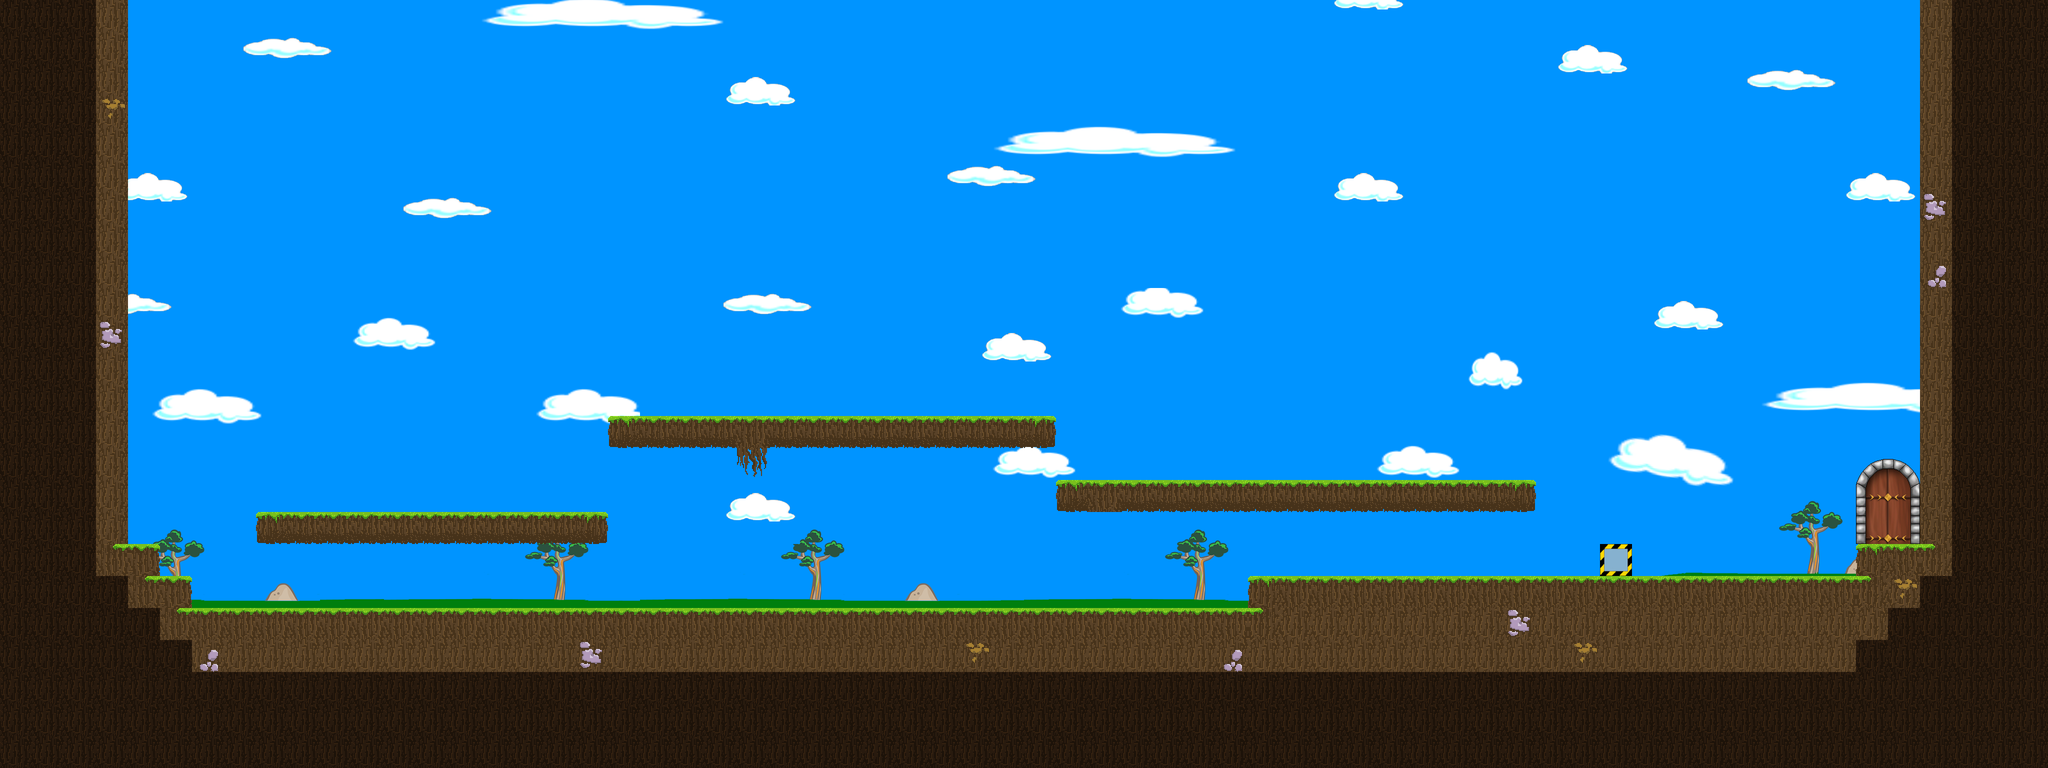

This is a level from a 2D game, rendered from its Tiled map with the project's own tilesets. A one-line summary and the map file follow, with tile-layer data summarised:
An orthogonal 64x24 tile map with 64x64 px tiles, 7 tile layers (Hintergrund, Laufebene, Open gate, Gate, ...), 7 tilesets.

<map version="1.0" orientation="orthogonal" renderorder="right-down" width="64" height="24" tilewidth="64" tileheight="64">
 <tileset firstgid="1" name="Rohre" tilewidth="64" tileheight="64">
  <image source="Rohre.png" trans="0000ff" width="256" height="256" />
 </tileset>
 <tileset firstgid="17" name="Maschinen" tilewidth="64" tileheight="64">
  <image source="Maschinen.png" trans="0000ff" width="256" height="256" />
 </tileset>
 <tileset firstgid="33" name="Metallobjekte" tilewidth="64" tileheight="64">
  <image source="Metallobjekte.png" trans="0000ff" width="256" height="256" />
 </tileset>
 <tileset firstgid="49" name="Ampeln" tilewidth="64" tileheight="64">
  <image source="Ampeln.png" width="128" height="128" />
 </tileset>
 <tileset firstgid="53" name="Laufebenen" tilewidth="64" tileheight="64">
  <image source="Laufebenen.png" trans="0000ff" width="256" height="256" />
 </tileset>
 <tileset firstgid="69" name="Hintergrund" tilewidth="64" tileheight="64">
  <image source="Hintergrund.png" trans="0000ff" width="2048" height="1024" />
 </tileset>
 <tileset firstgid="581" name="gate" tilewidth="64" tileheight="64">
  <image source="gate.png" trans="0000ff" width="256" height="256" />
 </tileset>
 <layer name="Hintergrund" width="64" height="24">
  <data>[1536 cells, 1536 non-empty, 509 distinct tile ids]</data>
 </layer>
 <layer name="Laufebene" width="64" height="24">
  <data>[1536 cells, 539 non-empty, 14 distinct tile ids]</data>
 </layer>
 <layer name="Open gate" width="64" height="24">
  <data>[1536 cells, 6 non-empty, 6 distinct tile ids]</data>
 </layer>
 <layer name="Gate" width="64" height="24">
  <data>[1536 cells, 6 non-empty, 6 distinct tile ids]</data>
 </layer>
 <layer name="Pipes" width="64" height="24">
  <data>[1536 cells, 0 non-empty, 0 distinct tile ids]</data>
 </layer>
 <layer name="Ablagen" width="64" height="24">
  <data>[1536 cells, 1 non-empty, 1 distinct tile ids]</data>
 </layer>
 <layer name="Objekte" width="64" height="24">
  <data>[1536 cells, 0 non-empty, 0 distinct tile ids]</data>
 </layer>
</map>
